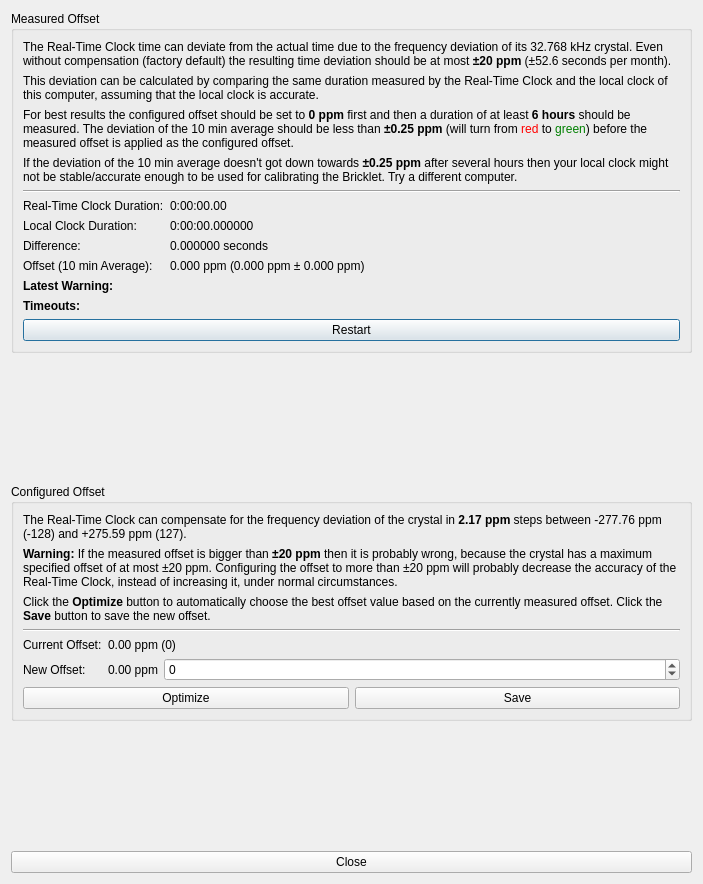
<?xml version="1.0" encoding="UTF-8"?>
<ui version="4.0">
 <class>Calibration</class>
 <widget class="QDialog" name="Calibration">
  <property name="geometry">
   <rect>
    <x>0</x>
    <y>0</y>
    <width>703</width>
    <height>884</height>
   </rect>
  </property>
  <property name="windowTitle">
   <string>Real-Time Clock 2.0 Calibration</string>
  </property>
  <layout class="QVBoxLayout" name="verticalLayout_3">
   <item>
    <widget class="QGroupBox" name="groupBox">
     <property name="title">
      <string>Measured Offset</string>
     </property>
     <layout class="QVBoxLayout" name="verticalLayout_2">
      <item>
       <layout class="QGridLayout" name="gridLayout">
        <item row="5" column="0">
         <widget class="QLabel" name="label">
          <property name="text">
           <string>Real-Time Clock Duration:</string>
          </property>
         </widget>
        </item>
        <item row="7" column="0">
         <widget class="QLabel" name="label_2">
          <property name="text">
           <string>Difference:</string>
          </property>
         </widget>
        </item>
        <item row="0" column="0" colspan="2">
         <widget class="QLabel" name="label_3">
          <property name="text">
           <string>The Real-Time Clock time can deviate from the actual time due to the frequency deviation of its 32.768 kHz crystal. Even without compensation (factory default) the resulting time deviation should be at most &lt;b&gt;±20 ppm&lt;/b&gt; (±52.6 seconds per month).</string>
          </property>
          <property name="wordWrap">
           <bool>true</bool>
          </property>
         </widget>
        </item>
        <item row="5" column="1">
         <widget class="QLabel" name="label_measured_rtc_duration">
          <property name="sizePolicy">
           <sizepolicy hsizetype="Preferred" vsizetype="Preferred">
            <horstretch>1</horstretch>
            <verstretch>0</verstretch>
           </sizepolicy>
          </property>
          <property name="text">
           <string>0:00:00.00</string>
          </property>
         </widget>
        </item>
        <item row="7" column="1">
         <widget class="QLabel" name="label_measured_difference">
          <property name="text">
           <string>0.000000 seconds</string>
          </property>
         </widget>
        </item>
        <item row="8" column="0">
         <widget class="QLabel" name="label_6">
          <property name="text">
           <string>Offset (10 min Average):</string>
          </property>
         </widget>
        </item>
        <item row="8" column="1">
         <widget class="QLabel" name="label_measured_offset">
          <property name="text">
           <string>0.000 ppm (0.000 ppm ± 0.000 ppm)</string>
          </property>
         </widget>
        </item>
        <item row="4" column="0" colspan="2">
         <widget class="Line" name="line">
          <property name="orientation">
           <enum>Qt::Horizontal</enum>
          </property>
         </widget>
        </item>
        <item row="1" column="0" colspan="2">
         <widget class="QLabel" name="label_8">
          <property name="text">
           <string>This deviation can be calculated by comparing the same duration measured by the Real-Time Clock and the local clock of this computer, assuming that the local clock is accurate.</string>
          </property>
          <property name="wordWrap">
           <bool>true</bool>
          </property>
         </widget>
        </item>
        <item row="11" column="0" colspan="2">
         <widget class="QPushButton" name="button_restart">
          <property name="text">
           <string>Restart</string>
          </property>
         </widget>
        </item>
        <item row="9" column="0">
         <widget class="QLabel" name="label_warning_title">
          <property name="font">
           <font>
            <weight>75</weight>
            <bold>true</bold>
           </font>
          </property>
          <property name="text">
           <string>Latest Warning:</string>
          </property>
          <property name="alignment">
           <set>Qt::AlignLeading|Qt::AlignLeft|Qt::AlignTop</set>
          </property>
         </widget>
        </item>
        <item row="9" column="1">
         <widget class="QLabel" name="label_warning_message">
          <property name="font">
           <font>
            <weight>75</weight>
            <bold>true</bold>
           </font>
          </property>
          <property name="text">
           <string>&lt;message&gt;</string>
          </property>
          <property name="wordWrap">
           <bool>true</bool>
          </property>
         </widget>
        </item>
        <item row="6" column="0">
         <widget class="QLabel" name="label_11">
          <property name="text">
           <string>Local Clock Duration:</string>
          </property>
         </widget>
        </item>
        <item row="6" column="1">
         <widget class="QLabel" name="label_measured_local_duration">
          <property name="text">
           <string>0:00:00.000000</string>
          </property>
         </widget>
        </item>
        <item row="2" column="0" colspan="2">
         <widget class="QLabel" name="label_4">
          <property name="text">
           <string>For best results the configured offset should be set to &lt;b&gt;0 ppm&lt;/b&gt; first and then a duration of at least &lt;b&gt;6 hours&lt;/b&gt; should be measured. The deviation of the 10 min average should be less than &lt;b&gt;±0.25 ppm&lt;/b&gt; (will turn from &lt;font color=&quot;#FF0000&quot;&gt;red&lt;/font&gt; to &lt;font color=&quot;#008000&quot;&gt;green&lt;/font&gt;) before the measured offset is applied as the configured offset.</string>
          </property>
          <property name="wordWrap">
           <bool>true</bool>
          </property>
         </widget>
        </item>
        <item row="3" column="0" colspan="2">
         <widget class="QLabel" name="label_9">
          <property name="text">
           <string>If the deviation of the 10 min average doesn't got down towards &lt;b&gt;±0.25 ppm&lt;/b&gt; after several hours then your local clock might not be stable/accurate enough to be used for calibrating the Bricklet. Try a different computer.</string>
          </property>
          <property name="wordWrap">
           <bool>true</bool>
          </property>
         </widget>
        </item>
        <item row="10" column="0">
         <widget class="QLabel" name="label_timeout_title">
          <property name="font">
           <font>
            <weight>75</weight>
            <bold>true</bold>
           </font>
          </property>
          <property name="text">
           <string>Timeouts:</string>
          </property>
         </widget>
        </item>
        <item row="10" column="1">
         <widget class="QLabel" name="label_timeout_count">
          <property name="font">
           <font>
            <weight>75</weight>
            <bold>true</bold>
           </font>
          </property>
          <property name="text">
           <string>&lt;count&gt;</string>
          </property>
         </widget>
        </item>
       </layout>
      </item>
     </layout>
    </widget>
   </item>
   <item>
    <spacer name="verticalSpacer_2">
     <property name="orientation">
      <enum>Qt::Vertical</enum>
     </property>
     <property name="sizeHint" stdset="0">
      <size>
       <width>20</width>
       <height>0</height>
      </size>
     </property>
    </spacer>
   </item>
   <item>
    <widget class="QGroupBox" name="groupBox_2">
     <property name="title">
      <string>Configured Offset</string>
     </property>
     <layout class="QVBoxLayout" name="verticalLayout">
      <item>
       <layout class="QGridLayout" name="gridLayout_9">
        <item row="5" column="1">
         <layout class="QHBoxLayout" name="horizontalLayout">
          <item>
           <widget class="QLabel" name="label_new_offset">
            <property name="text">
             <string>0.00 ppm</string>
            </property>
           </widget>
          </item>
          <item>
           <widget class="QSpinBox" name="spin_new_offset">
            <property name="sizePolicy">
             <sizepolicy hsizetype="Minimum" vsizetype="Fixed">
              <horstretch>1</horstretch>
              <verstretch>0</verstretch>
             </sizepolicy>
            </property>
            <property name="minimum">
             <number>-128</number>
            </property>
            <property name="maximum">
             <number>127</number>
            </property>
           </widget>
          </item>
         </layout>
        </item>
        <item row="5" column="0">
         <widget class="QLabel" name="label_55">
          <property name="text">
           <string>New Offset:</string>
          </property>
         </widget>
        </item>
        <item row="0" column="0" colspan="2">
         <widget class="QLabel" name="label_5">
          <property name="text">
           <string>The Real-Time Clock can compensate for the frequency deviation of the crystal in &lt;b&gt;2.17 ppm&lt;/b&gt; steps between -277.76 ppm (-128) and +275.59 ppm (127).</string>
          </property>
          <property name="wordWrap">
           <bool>true</bool>
          </property>
         </widget>
        </item>
        <item row="3" column="0" colspan="2">
         <widget class="Line" name="line_2">
          <property name="orientation">
           <enum>Qt::Horizontal</enum>
          </property>
         </widget>
        </item>
        <item row="6" column="0" colspan="2">
         <layout class="QHBoxLayout" name="horizontalLayout_2">
          <item>
           <widget class="QPushButton" name="button_optimize">
            <property name="text">
             <string>Optimize</string>
            </property>
           </widget>
          </item>
          <item>
           <widget class="QPushButton" name="button_save">
            <property name="text">
             <string>Save</string>
            </property>
           </widget>
          </item>
         </layout>
        </item>
        <item row="2" column="0" colspan="2">
         <widget class="QLabel" name="label_7">
          <property name="text">
           <string>Click the &lt;b&gt;Optimize&lt;/b&gt; button to automatically choose the best offset value based on the currently measured offset. Click the &lt;b&gt;Save&lt;/b&gt; button to save the new offset.</string>
          </property>
          <property name="wordWrap">
           <bool>true</bool>
          </property>
         </widget>
        </item>
        <item row="4" column="0">
         <widget class="QLabel" name="label_10">
          <property name="text">
           <string>Current Offset:</string>
          </property>
         </widget>
        </item>
        <item row="4" column="1">
         <widget class="QLabel" name="label_current_offset">
          <property name="sizePolicy">
           <sizepolicy hsizetype="Preferred" vsizetype="Preferred">
            <horstretch>1</horstretch>
            <verstretch>0</verstretch>
           </sizepolicy>
          </property>
          <property name="text">
           <string>0.00 ppm (0)</string>
          </property>
         </widget>
        </item>
        <item row="1" column="0" colspan="2">
         <widget class="QLabel" name="label_12">
          <property name="text">
           <string>&lt;b&gt;Warning:&lt;/b&gt; If the measured offset is bigger than &lt;b&gt;±20 ppm&lt;/b&gt; then it is probably wrong, because the crystal has a maximum specified offset of at most ±20 ppm. Configuring the offset to more than ±20 ppm will probably decrease the accuracy of the Real-Time Clock, instead of increasing it, under normal circumstances.</string>
          </property>
          <property name="wordWrap">
           <bool>true</bool>
          </property>
         </widget>
        </item>
       </layout>
      </item>
     </layout>
    </widget>
   </item>
   <item>
    <spacer name="verticalSpacer">
     <property name="orientation">
      <enum>Qt::Vertical</enum>
     </property>
     <property name="sizeHint" stdset="0">
      <size>
       <width>20</width>
       <height>0</height>
      </size>
     </property>
    </spacer>
   </item>
   <item>
    <widget class="QPushButton" name="button_close">
     <property name="text">
      <string>Close</string>
     </property>
    </widget>
   </item>
  </layout>
 </widget>
 <resources/>
 <connections/>
</ui>
